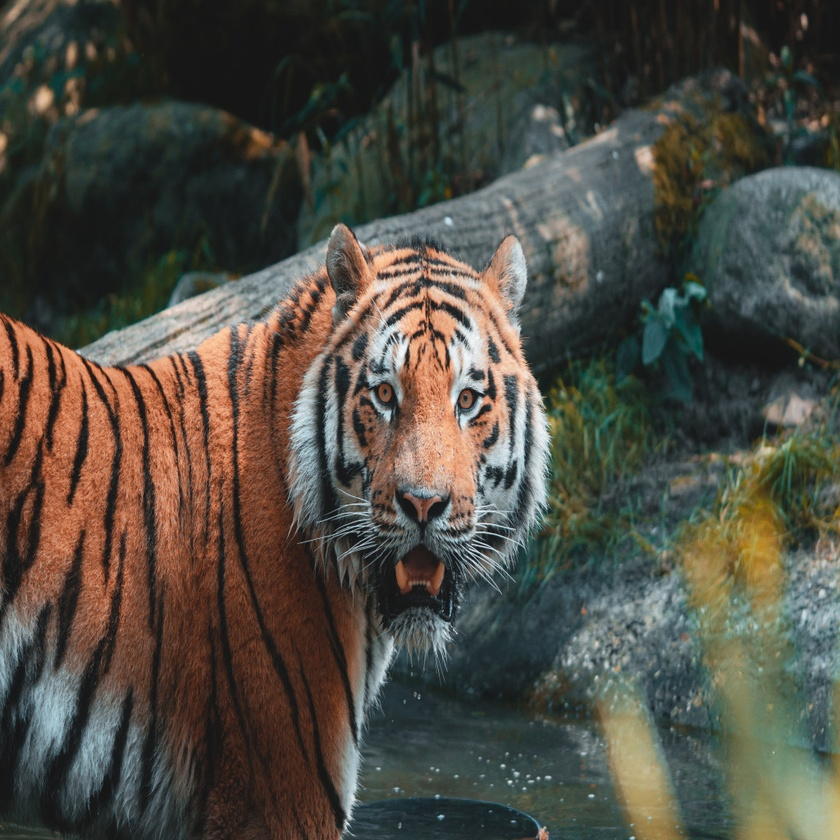
#> input picture Code/image4.jpg, 840 x 840 px, shrunk from 1024 x 1024 before the run
$ jupyter execute eval.ipynb   (older library calls are emulated)
#> lines starting #> are read from the running program, lines starting #| are printed output that depends on the picture
#> further down, original_image is the input picture: PIL image 840x840 RGB; mean R, G, B 78.5, 76, 67.1
[cell 1]
import numpy as np
import matplotlib.pyplot as plt
from sklearn.decomposition import PCA
from sklearn.cluster import KMeans
from skimage.metrics import peak_signal_noise_ratio as psnr
from skimage.metrics import mean_squared_error as mse
from skimage.metrics import structural_similarity as ssim
from PIL import Image

[cell 2]
def compress_pca(image, n_components):
#> called with n_components = 3
    image_array = np.array(image)
    shape = image_array.shape
#> shape = (840, 840, 3)
    image_array = image_array.reshape(-1, shape[-1])

    pca = PCA(n_components=n_components)
    compressed = pca.inverse_transform(pca.fit_transform(image_array))

    compressed_image = compressed.reshape(shape)
    return Image.fromarray(compressed_image.astype(np.uint8))

def compress_kmeans(image, n_colors):
#> called with n_colors = 64
    image_array = np.array(image)
    shape = image_array.shape
#> shape = (840, 840, 3)
    image_array = image_array.reshape(-1, shape[-1])

    kmeans = KMeans(n_clusters=n_colors, random_state=42)
    labels = kmeans.fit_predict(image_array)
    compressed_image = kmeans.cluster_centers_[labels].reshape(shape)

    return Image.fromarray(compressed_image.astype(np.uint8))

[cell 3]
def calculate_metrics(original_image, compressed_image):
    original_array = np.array(original_image)
    compressed_array = np.array(compressed_image)

    win_size = min(original_array.shape[0], original_array.shape[1], 5)  # Adjust the window size here

    psnr_value = psnr(original_array, compressed_array)
    mse_value = mse(original_array, compressed_array)
    ssim_value = ssim(original_array, compressed_array, win_size=7, multichannel=True)

    return psnr_value, mse_value, ssim_value

[cell 4]
def plot_metrics(psnr_values, mse_values, ssim_values, labels):
    plt.figure(figsize=(10, 6))

    plt.subplot(1, 3, 1)
    plt.plot(labels, psnr_values, marker='o')
    plt.xlabel('Compression Technique')
    plt.ylabel('PSNR')
    plt.title('PSNR Comparison')

    plt.subplot(1, 3, 2)
    plt.plot(labels, mse_values, marker='o')
    plt.xlabel('Compression Technique')
    plt.ylabel('MSE')
    plt.title('MSE Comparison')

    plt.subplot(1, 3, 3)
    plt.plot(labels, ssim_values, marker='o')
    plt.xlabel('Compression Technique')
    plt.ylabel('SSIM')
    plt.title('SSIM Comparison')

    plt.tight_layout()
    plt.show()

[cell 5]
# Load the original image
original_image = Image.open('./image4.jpg')

# Set the number of components for PCA and number of colors for K-means
n_pca_components = 3
n_kmeans_colors = 64

# Compress the image using PCA
compressed_pca = compress_pca(original_image, n_pca_components)

# Compress the image using K-means
compressed_kmeans = compress_kmeans(original_image, n_kmeans_colors)

# Calculate the metrics for both compression techniques
psnr_values = []
mse_values = []
ssim_values = []

[cell 6]
# Calculate metrics for PCA compression
# psnr_pca, mse_pca, ssim_pca = calculate_metrics(original_image, compressed_pca)
psnr_pca, mse_pca, ssim_pca = calculate_metrics(original_image, Image.open('./PCA/pca_ghyb.jpeg'))
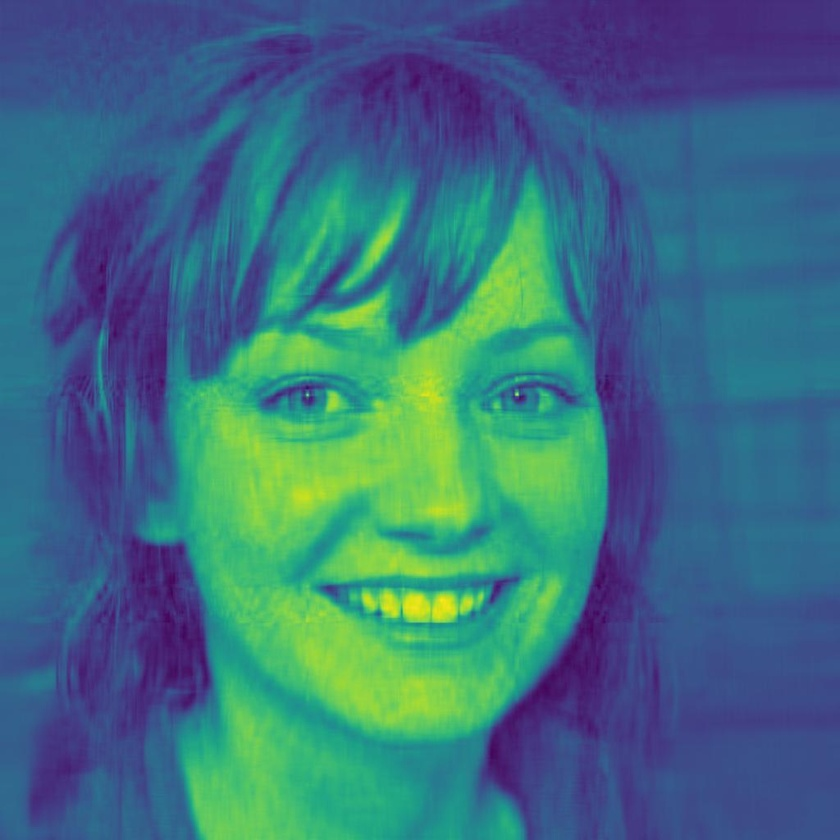
#> input picture Code/PCA/pca_ghyb.jpeg, 840 x 840 px, shrunk from 1024 x 1024 before the run
#> in calculate_metrics, compressed_array is the input picture: shape (840, 840, 3); mean R, G, B 60.6, 112.8, 128.7
#> in calculate_metrics, `psnr_value = psnr(original_array, compressed_array)`: psnr_value = 11.09
#> in calculate_metrics, `mse_value = mse(original_array, compressed_array)`: mse_value = 5054.9
#> in calculate_metrics, `ssim_value = ssim(original_array, compressed_array, win_size=7, multic..`: ssim_value = 0.328
#> psnr_pca = 11.09; mse_pca = 5054.9; ssim_pca = 0.328
psnr_values.append(psnr_pca)
mse_values.append(mse_pca)
ssim_values.append(ssim_pca)

# Calculate metrics for K-means compression
# psnr_kmeans, mse_kmeans, ssim_kmeans = calculate_metrics(original_image, compressed_kmeans)
psnr_kmeans, mse_kmeans, ssim_kmeans = calculate_metrics(original_image, Image.open('./Kmeans/K_64.jpeg'))
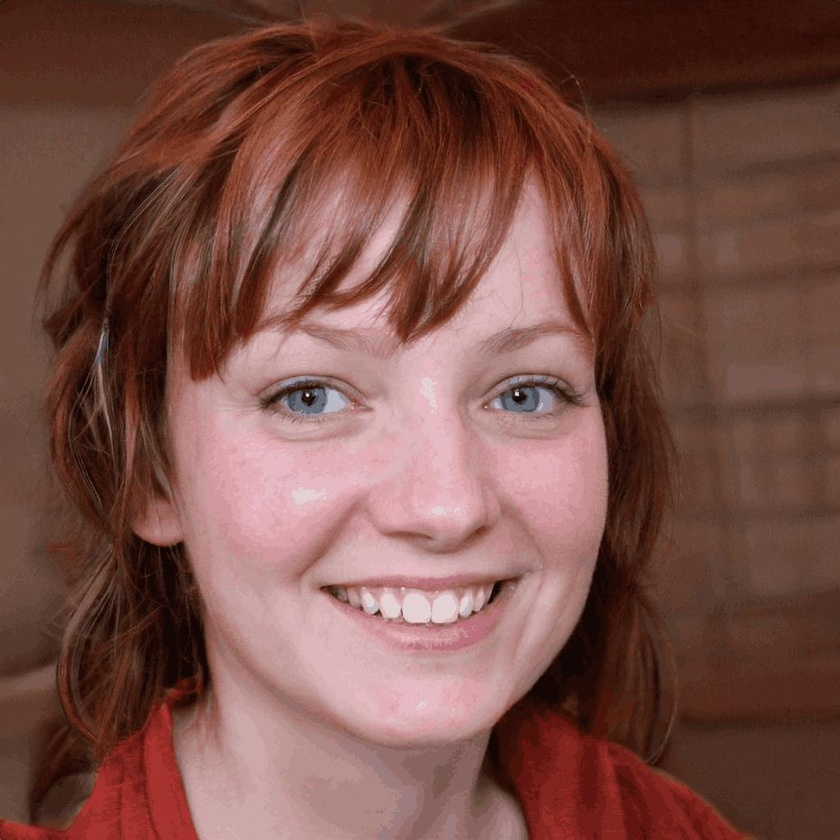
#> input picture Code/Kmeans/K_64.jpeg, 840 x 840 px, shrunk from 1024 x 1024 before the run
#> in calculate_metrics, compressed_array is the input picture: shape (840, 840, 3); mean R, G, B 120.3, 78.1, 69.9
#> psnr_kmeans = 11.11; mse_kmeans = 5033.1; ssim_kmeans = 0.277
psnr_values.append(psnr_kmeans)
mse_values.append(mse_kmeans)
ssim_values.append(ssim_kmeans)
